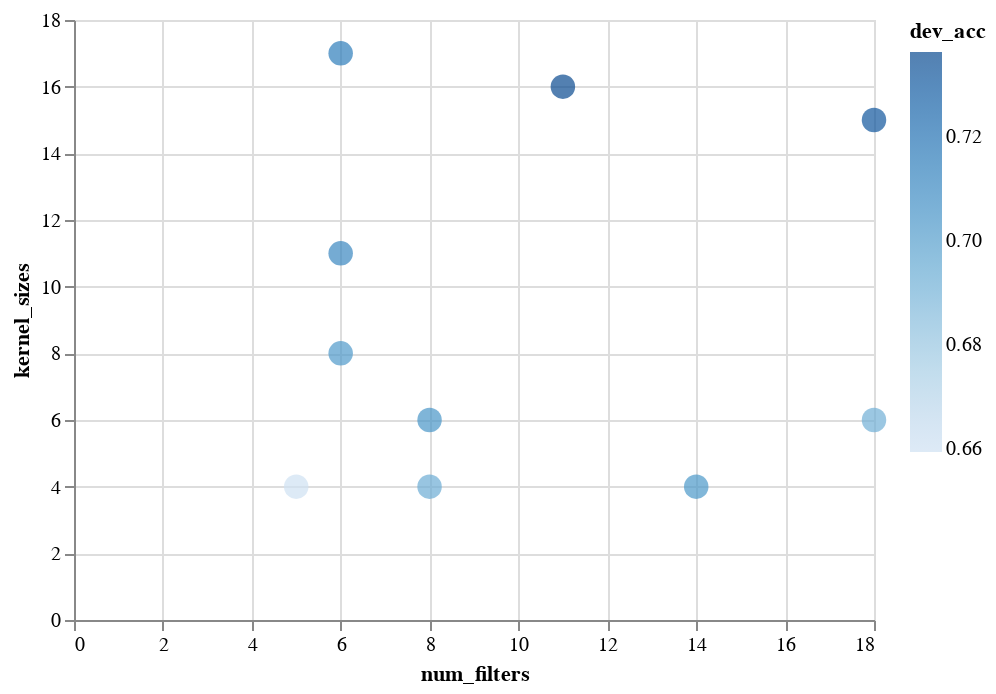

The notebook cell this image was saved under:
### Code cell
import altair as alt
test_acc = evaluate_test(models, dev_metrics)
data = pd.DataFrame(hyper_params)
data["dev_acc"] = dev_metrics
data["test_acc"] = test_acc
alt.Chart(data).mark_circle(size=150).encode(
    x='num_filters',
    y='kernel_sizes',
    color='dev_acc')

### Figure 1 — Vega-Lite specification as saved in the notebook (floating-point values rounded to 4 significant figures)
{"config": {"view": {"continuousWidth": 400, "continuousHeight": 300}}, "data": {"name": "data-5d12e91a69b75a64ea575ec47a578ae3"}, "mark": {"type": "circle", "size": 150}, "encoding": {"color": {"field": "dev_acc", "type": "quantitative"}, "x": {"field": "num_filters", "type": "quantitative"}, "y": {"field": "kernel_sizes", "type": "quantitative"}}, "$schema": "https://vega.github.io/schema/vega-lite/v4.17.0.json", "datasets": {"data-5d12e91a69b75a64ea575ec47a578ae3": [{"num_filters": 11.0, "kernel_sizes": 16.0, "dev_acc": 0.7362, "test_acc": 0.7424}, {"num_filters": 8.0, "kernel_sizes": 6.0, "dev_acc": 0.7041, "test_acc": 0.6969}, {"num_filters": 14.0, "kernel_sizes": 4.0, "dev_acc": 0.703, "test_acc": 0.7128}, {"num_filters": 18.0, "kernel_sizes": 6.0, "dev_acc": 0.6915, "test_acc": 0.7068}, {"num_filters": 6.0, "kernel_sizes": 11.0, "dev_acc": 0.7099, "test_acc": 0.7057}, {"num_filters": 6.0, "kernel_sizes": 8.0, "dev_acc": 0.7018, "test_acc": 0.6881}, {"num_filters": 8.0, "kernel_sizes": 4.0, "dev_acc": 0.6927, "test_acc": 0.6595}, {"num_filters": 6.0, "kernel_sizes": 17.0, "dev_acc": 0.7144, "test_acc": 0.7293}, {"num_filters": 5.0, "kernel_sizes": 4.0, "dev_acc": 0.6594, "test_acc": 0.6809}, {"num_filters": 18.0, "kernel_sizes": 15.0, "dev_acc": 0.7317, "test_acc": 0.7271}]}}
